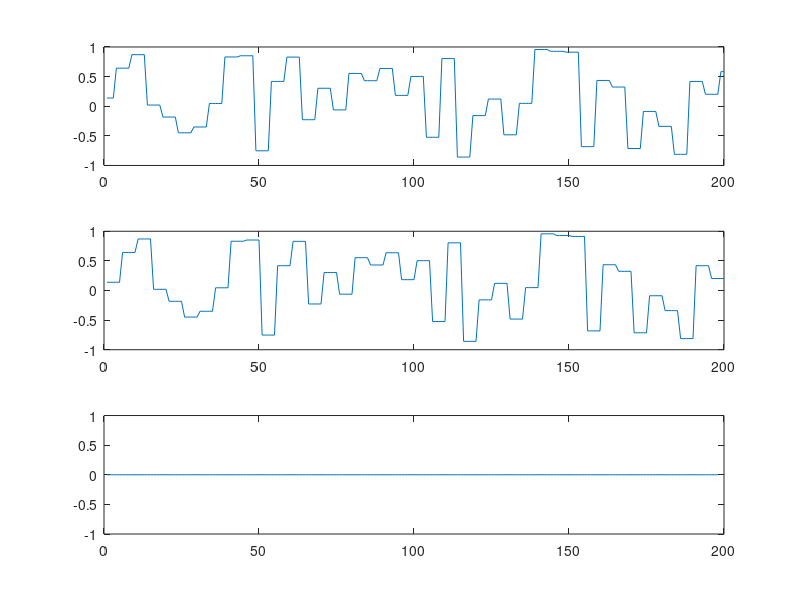

Recreate this plot in MATLAB.
clear
T=200;
tau=[2];
theta=5;
x=-1+(1-(-1)).*rand(1,2000);
y=cell(1,length(tau));
for i=1:length(x)
    xx(1+theta*(i-1):theta*i)=x(i);
end
u=xx(1+tau(end):T+tau(end));
for k=1:length(tau)
    y{k}=xx(1+tau(end)-tau(k):T+tau(end)-tau(k));
end
subplot(311)
plot(u);
subplot(312)
for i=1:length(tau)
    plot(y{i});
    hold on
end
subplot(313)
for i=1:length(tau)
    plot(u(1:end-tau(i))-y{i}(1+tau(i):end));
    hold on
end
save(['sample3_STM_delay.mat'],'u','y','tau')
% save('prediction1.mat')